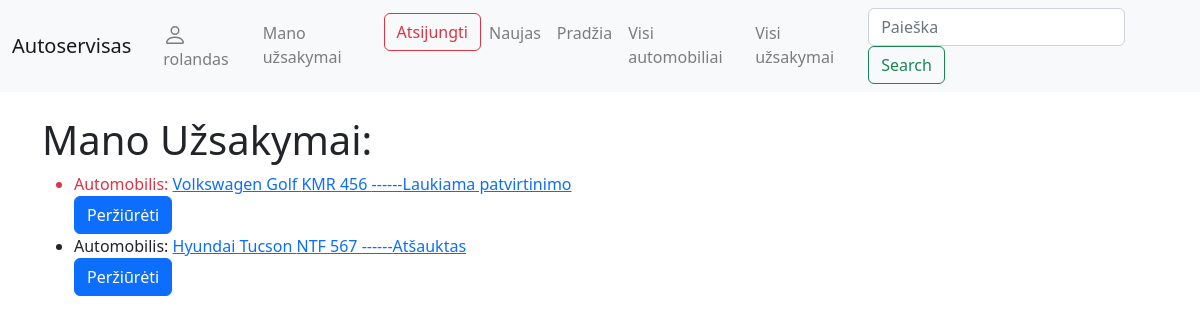
Screenshot of /autoservice/myorders/ (signed in) with the database file from the repository.
### autoservice/models.py (models this page shows, shortened)
class Uzsakymas(models.Model):
    data = models.CharField('Data',max_length=100)
    automobilio = models.ForeignKey(Automobilis, on_delete=models.CASCADE)
    status = models.ForeignKey(Busena, on_delete=models.DO_NOTHING, verbose_name='Būsena')
    reader = models.ForeignKey(User, on_delete=models.SET_NULL, null=True, blank=True)
    terminas = models.DateField('Grąžinti iki', null=True, blank=True)
    @property
    def is_overdue(self):
        if self.terminas and date.today() > self.terminas:
            return True
        return False
    class Meta:
        verbose_name = 'Užsakymas'
        verbose_name_plural = 'Užsakymai'

class Automobilis(models.Model):
    valstybinis_nr = models.CharField('Valstybinis Nr.',max_length=100,unique=True)
    automobilio_modelis = models.ForeignKey(Automobilio_modelis, on_delete=models.CASCADE)
    vin_kodas = models.CharField('VIN kodas', max_length=50)
    klientas = models.CharField('Klientas', max_length=200)
    nuotrauka = models.ImageField('Nuotrauka', upload_to='automobiliai', null=True, blank=True)
    description = HTMLField(default='Sveiki!')
    class Meta:
        verbose_name = 'Automobilis'
        verbose_name_plural = 'Automobiliai'

class Automobilio_modelis(models.Model):
    marke = models.CharField('Marke',max_length=100)
    modelis = models.CharField('Modelis', max_length=100)
    def __str__(self):
         return f'{self.marke} {self.modelis}'
    class Meta:
        verbose_name = 'Automobilio modelis'
        verbose_name_plural = 'Automobilio modeliai'

class Busena(models.Model):
    pavadinimas = models.CharField('Būsena', max_length=100)
    def __str__(self):
        return self.pavadinimas
    class Meta:
        verbose_name = 'Būsena'
        verbose_name_plural = 'Būsenos'

### autoservice/views.py (the view)
# urls.py: path('myorders/', views.User_uzsakymas.as_view(), name='mano_uzsakymai'),
class User_uzsakymas(LoginRequiredMixin,generic.ListView):
    model = Uzsakymas
    template_name = 'user_uzsakymai.html'
    context_object_name = 'uzsakymu_sarasas'
    paginate_by = 5
    def get_queryset(self):
        return Uzsakymas.objects.filter(reader=self.request.user).order_by('terminas')

### autoservice/templates/user_uzsakymai.html
{% extends "base.html" %}
{% block content %}
    <h1>Mano Užsakymai: </h1>
    {% if uzsakymu_sarasas %}
    <ul>
      {% for uzsakymas in uzsakymu_sarasas %}
      <li class="{% if uzsakymas.is_overdue %}text-danger{% endif %}">
        Automobilis: <a href="{% url 'uzsakymo_info' uzsakymas.pk %}">{{uzsakymas.automobilio.automobilio_modelis}}  {{uzsakymas.automobilio.valstybinis_nr}} ------{{uzsakymas.status}} </a>
          <br/>
        <a class="btn btn-primary" href="{{ uzsakymas.pk }}" role="button">Peržiūrėti</a>
      </li>
      {% endfor %}
    </ul>
    {% else %}
      <p>Šiuo metu užsakymų neturite.</p>
    {% endif %}
{% endblock %}

### autoservice/templates/base.html (shortened to what this page needs)
<!DOCTYPE html>
<html lang="en">
<head>
  <link rel="stylesheet" href="https://stackpath.bootstrapcdn.com/bootstrap/4.1.3/css/bootstrap.min.css">
  <link rel="stylesheet" href="https://cdn.jsdelivr.net/npm/bootstrap@5.2.3/dist/css/bootstrap.min.css">
  {% load static %}
  <link rel="stylesheet" href="{% static 'css/styles.css' %}">
</head>
<body>
  <nav class="navbar navbar-expand-lg navbar-light bg-light">
    <div class="container-fluid">
      <a class="navbar-brand" href="{% url 'index' %}">Autoservisas</a>
      <ul class="navbar-nav mx-2">
                  {% if user.is_authenticated %}
            <li class="nav-item"><a class="nav-link" href="{% url 'profilis' %}">
            {{ user.get_username }}</a></li>
            <li class="nav-item"><a class="nav-link" href="{% url 'mano_uzsakymai' %}">Mano užsakymai</a></li>
            <li class="nav-item">
              <form method="post" action="{% url 'logout' %}">
                  <button type="submit" class="btn btn-outline-danger">Atsijungti</button>
              </form>
            </li>
          {% else %}
            <li class="nav-item"><a class="nav-link" href="{% url 'login'%}">Prisijungti</a></li>
            <li class="nav-item"><a class="nav-link" href="{% url 'register'%}">Registruotis</a></li>
          {% endif %}
        <li class="nav-item"><a class="nav-link" href="{% url 'mano_uzsakymas_naujas'%}?next=/autoservice">Naujas</a></li>
        <li class="nav-item"><a class="nav-link" href="{% url 'index' %}">Pradžia</a></li>
        <li class="nav-item"><a class="nav-link" href="{% url 'automobiliai' %}">Visi automobiliai</a></li>
        <li class="nav-item"><a class="nav-link" href="{% url 'uzsakymai' %}">Visi užsakymai</a></li>
      </ul>
      <form class="form-inline my-2 my-lg-0" action="{% url 'search' %}" method="get">
        <input class="form-control me-2" name="query" type="text" placeholder="Paieška">
        <button class="btn btn-outline-success" type="submit">Search</button>
      </form>
    </div>
  </nav>
  <div class="container mt-4">
    {% block content %}
    {% endblock %}
  </div>
</body>
</html>

### rows the page displays
Uzsakymas: automobilio.automobilio_modelis "Volkswagen Golf", automobilio.valstybinis_nr "KMR 456", status "Laukiama patvirtinimo"
Uzsakymas: automobilio.automobilio_modelis "Hyundai Tucson", automobilio.valstybinis_nr "NTF 567", status "Atšauktas"

### other values shown
{{ user.get_username }} "rolandas"
